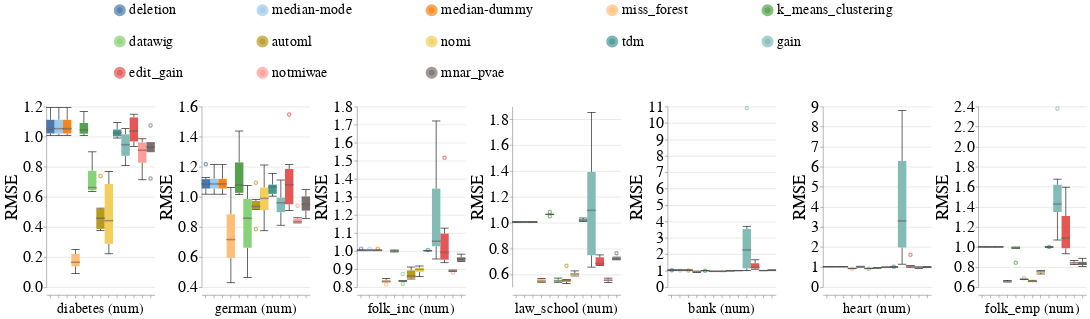

The code cell stored with this chart in its notebook:
### Code cell
create_box_plots_for_diff_imputers_and_datasets_for_mixed_exp(train_injection_scenario='MNAR3',
                                                              test_injection_scenario='MNAR3',
                                                              metric_name='rmse',
                                                              dataset_to_column_name=DATASET_TO_COLUMN_NAME,
                                                              db_client=db_client,
                                                              without_dummy=False)

### Figure 1 — Vega-Lite specification as saved in the notebook (floating-point values rounded to 4 significant figures; data arrays with more than 128 entries replaced by an {"elided": "..."} marker saying what was removed)
{"config": {"view": {"continuousWidth": 400, "continuousHeight": 300, "stroke": null}, "axis": {"labelFontSize": 26, "labelFontWeight": "normal", "titleFontSize": 28, "titleFontWeight": "normal"}, "facet": {"spacing": 5}, "header": {"labelFontSize": 24, "labelOrient": "bottom", "labelPadding": 5, "titleFontSize": 28}, "legend": {"columns": 5, "direction": "horizontal", "labelFontSize": 24, "labelLimit": 400, "orient": "top", "symbolOffset": 110, "symbolStrokeWidth": 10, "titleAnchor": "middle", "titleFontSize": 26, "titleLimit": 300}, "title": {"fontSize": 28}}, "data": {"name": "data-b93aae189833fcfe4aaa296206ea3418"}, "mark": {"type": "boxplot", "median": {"stroke": "black", "strokeWidth": 0.7}, "ticks": true}, "encoding": {"color": {"field": "Null_Imputer_Name", "scale": {"scheme": "tableau20"}, "sort": ["deletion", "median-mode", "median-dummy", "miss_forest", "k_means_clustering", "datawig", "automl", "nomi", "tdm", "gain", "edit_gain", "notmiwae", "mnar_pvae"], "title": null, "type": "nominal"}, "column": {"field": "Extended_Dataset_Name", "sort": {"field": "Dataset_Sequence_Number", "order": "ascending"}, "title": null, "type": "nominal"}, "x": {"axis": {"labels": false}, "field": "Null_Imputer_Name", "sort": ["deletion", "median-mode", "median-dummy", "miss_forest", "k_means_clustering", "datawig", "automl", "nomi", "tdm", "gain", "edit_gain", "notmiwae", "mnar_pvae"], "title": null, "type": "nominal"}, "y": {"field": "Rmse", "scale": {"zero": false}, "title": "RMSE", "type": "quantitative"}}, "resolve": {"scale": {"y": "independent"}}, "width": 180, "$schema": "https://vega.github.io/schema/vega-lite/v4.17.0.json", "datasets": {"data-b93aae189833fcfe4aaa296206ea3418": {"elided": "546 records"}}}
